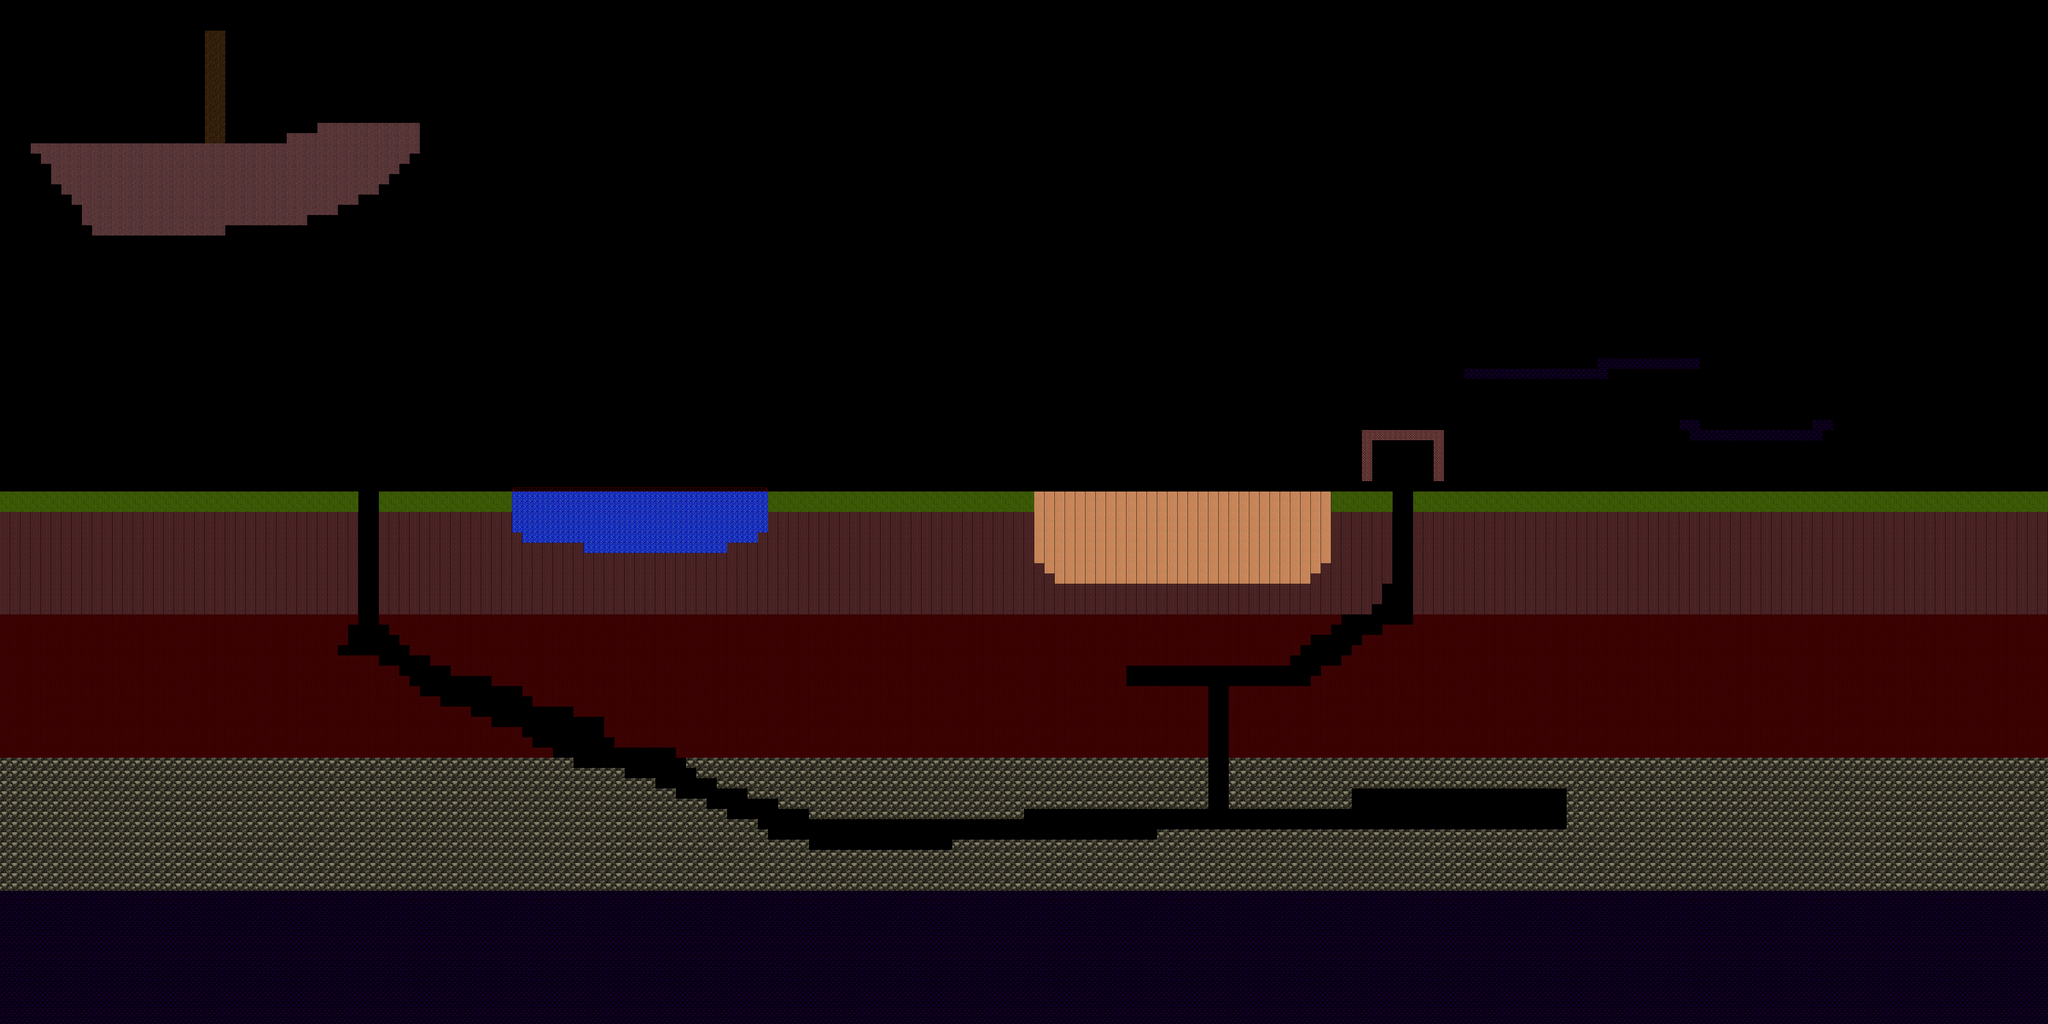

Tiled map render using the project's own tile images. Description and the map definition, with tile-layer contents summarised, below:
An orthogonal 200x100 tile map with 32x32 px tiles, 1 tile layer (Main), 2 hidden layers not drawn.

<map version="1.0" orientation="orthogonal" width="200" height="100" tilewidth="32" tileheight="32">
 <tileset firstgid="1" name="bagles" tilewidth="32" tileheight="32">
  <image source="../images/textset1.png" trans="ff00ff" width="320" height="256" />
 </tileset>
 <layer name="Back" width="200" height="100" visible="0">
  <data>[20000 cells, 20000 non-empty, 6 distinct tile ids]</data>
 </layer>
 <layer name="Main" width="200" height="100" opacity="0.9">
  <properties>
   <property name="collision" value="true" />
  </properties>
  <data>[20000 cells, 10271 non-empty, 13 distinct tile ids]</data>
 </layer>
 <layer name="Fore" width="200" height="100" visible="0">
  <data>[20000 cells, 128 non-empty, 19 distinct tile ids]</data>
 </layer>
</map>
